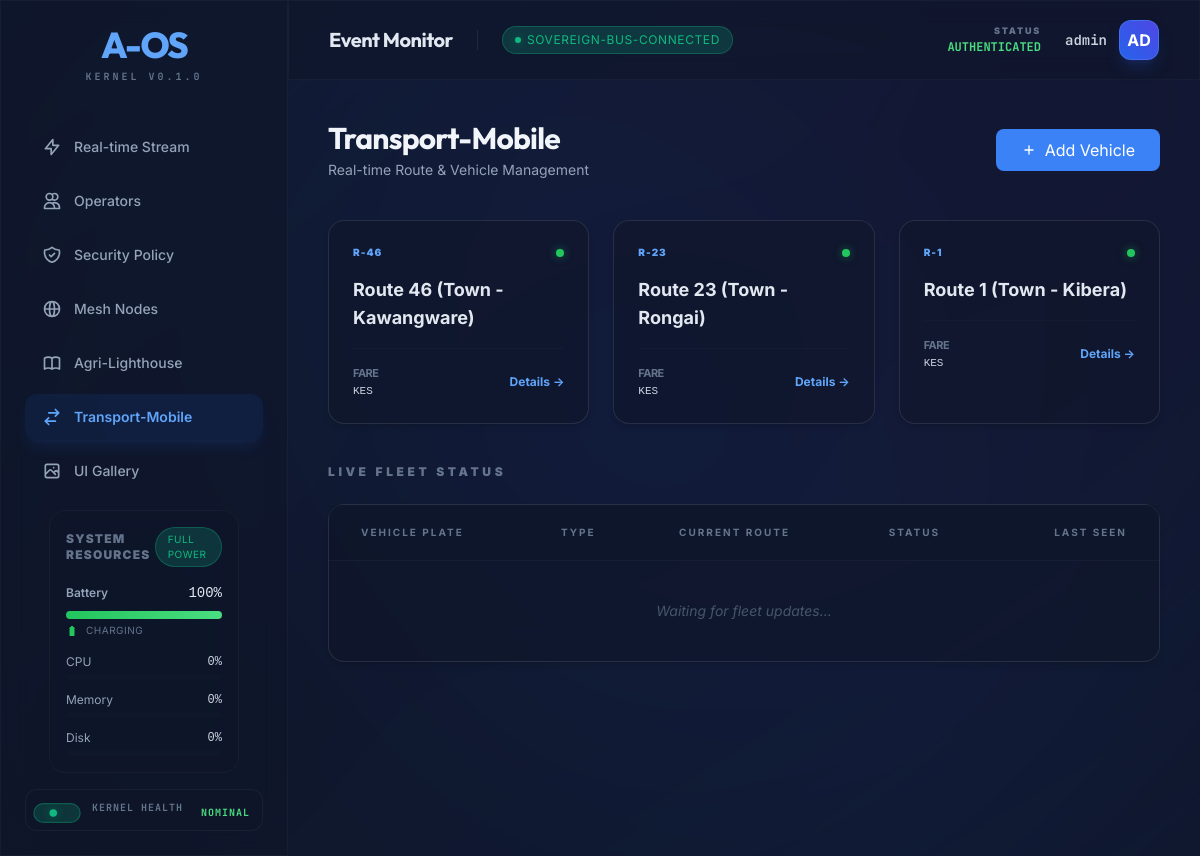
Screenshot of /transport/ (signed in) with the database file from the repository.
### tables this page shows
CREATE TABLE routes (
        id TEXT PRIMARY KEY,
        name TEXT NOT NULL,
        start_point TEXT,
        end_point TEXT,
        base_price REAL,
        metadata TEXT
    );

### aos/api/routers/transport.py (the view)
@router.get("/", response_class=HTMLResponse)
async def transport_root(request: Request, current_user: dict = Depends(get_current_operator)):
    if not transport_state.module:
        return HTMLResponse("TransportModule not initialized", status_code=500)
    routes = transport_state.module.list_routes()
    return templates.TemplateResponse(
        "transport.html",
        {
            "request": request,
            "user": current_user,
            "routes": routes
        }
    )

### aos/api/templates/transport.html (shortened to what this page needs)
{% extends "dashboard.html" %}
{% block content %}
<div class="space-y-10 fade-in">
    <div class="flex items-center justify-between">
        <div>
            <h2 class="aos-text-display text-3xl font-bold text-slate-100 tracking-tight">Transport-Mobile</h2>
            <p class="text-slate-400 text-sm mt-1">Real-time Route & Vehicle Management</p>
        </div>
        <div class="flex space-x-4">
            <button class="aos-btn aos-btn-primary aos-size-md" hx-get="/transport/vehicle/new"
                hx-target="#transport-modal-content"
                onclick="document.getElementById('transport-modal').classList.remove('hidden')">
                <svg class="w-4 h-4" fill="none" stroke="currentColor" viewBox="0 0 24 24">
                    <path stroke-linecap="round" stroke-linejoin="round" stroke-width="2" d="M12 6v6m0 0v6m0-6h6m0-0H6">
                    </path>
                </svg>
                <span>Add Vehicle</span>
            </button>
        </div>
    </div>
    <div class="grid grid-cols-1 md:grid-cols-3 gap-6">
        {% for route in routes %}
        {% call card(class="hover:border-blue-500/50 transition-colors cursor-pointer group") %}
        <div class="flex items-center justify-between mb-4">
            <span class="text-[10px] font-black text-blue-400 uppercase tracking-widest">{{ route.id }}</span>
            <div class="w-2 h-2 rounded-full bg-green-500 shadow-[0_0_8px_rgba(34,197,94,0.5)]"></div>
        </div>
        <h4 class="text-lg font-bold text-slate-200 group-hover:text-blue-400 transition-colors">{{ route.name }}</h4>
        <div class="mt-4 pt-4 border-t border-slate-800/30 flex items-center justify-between">
            <div class="text-[11px] text-slate-500">
                <span class="block uppercase font-bold tracking-tighter">Fare</span>
                <span class="text-slate-300 font-mono">KES {{ route.base_price }}</span>
            </div>
            <a href="/transport/route/{{ route.id }}"
                class="text-xs font-bold text-blue-400 hover:text-blue-300">Details →</a>
        </div>
        {% endcall %}
        {% endfor %}
    </div>
    <div class="space-y-6">
        <h3 class="text-xs font-black text-slate-500 uppercase tracking-[0.3em]">Live Fleet Status</h3>
        {% call card(padding="0") %}
        <div class="overflow-x-auto">
            <table class="w-full text-left border-collapse">
                <thead class="bg-slate-900/50 border-b border-slate-800/50">
                    <tr class="text-[10px] text-slate-500 uppercase tracking-[0.2em] font-black">
                        <th class="px-8 py-5">Vehicle Plate</th>
                        <th class="px-8 py-5">Type</th>
                        <th class="px-8 py-5">Current Route</th>
                        <th class="px-8 py-5">Status</th>
                        <th class="px-8 py-5 text-right">Last Seen</th>
                    </tr>
                </thead>
                <tbody id="fleet-status-body" class="divide-y divide-slate-800/30">
                    <tr class="text-sm text-slate-400">
                        <td colspan="5" class="px-8 py-10 text-center italic text-slate-600">
                            Waiting for fleet updates...
                        </td>
                    </tr>
                </tbody>
            </table>
        </div>
        {% endcall %}
    </div>
</div>
{% endblock %}

### aos/api/templates/dashboard.html (shortened to what this page needs)
{% from "components/atoms/EliteButton.html" import elite_button %}
{% from "components/atoms/Badge.html" import badge %}
{% from "components/atoms/Card.html" import card %}
{% from "components/molecules/DataCard.html" import data_card %}
{% from "components/molecules/NodeStatus.html" import node_status %}
{% from "components/molecules/SidebarItem.html" import sidebar_item %}
{% from "components/molecules/ResourceWidget.html" import resource_widget %}
<!DOCTYPE html>
<html lang="en">
<head>
    {% include 'partials/design_system.html' %}
    <script src="https://cdn.tailwindcss.com"></script>
</head>
<body class="min-h-screen flex overflow-hidden">
    <div class="mesh-bg"></div>
    <aside class="w-72 border-r border-slate-800/50 aos-glass p-6 flex flex-col hidden lg:flex relative z-10">
        <div class="mb-10 px-2 text-center">
            <h1 class="aos-text-display text-4xl font-extrabold tracking-tighter text-blue-400">A-OS</h1>
            <p class="text-slate-500 text-[10px] uppercase tracking-[0.3em] font-bold aos-text-mono mt-1">Kernel v0.1.0
            </p>
        </div>
        <nav class="flex-1 space-y-2">
            {{ sidebar_item(text="Real-time Stream", href="/dashboard", active=(request.url.path == "/dashboard"),
            icon='<svg class="w-5 h-5" fill="none" stroke="currentColor" viewBox="0 0 24 24">
                <path stroke-linecap="round" stroke-linejoin="round" stroke-width="2" d="M13 10V3L4 14h7v7l9-11h-7z">
                </path>
            </svg>') }}
            {{ sidebar_item(text="Operators", href="/operators", active=(request.url.path == "/operators"), icon='<svg
                class="w-5 h-5" fill="none" stroke="currentColor" viewBox="0 0 24 24">
                <path stroke-linecap="round" stroke-linejoin="round" stroke-width="2"
                    d="M12 4.354a4 4 0 110 5.292M15 21H3v-1a6 6 0 0112 0v1zm0 0h6v-1a6 6 0 00-9-5.197M13 7a4 4 0 11-8 0 4 4 0 018 0z">
                </path>
            </svg>') }}
            {{ sidebar_item(text="Security Policy", href="/security", active=(request.url.path == "/security"),
            icon='<svg class="w-5 h-5" fill="none" stroke="currentColor" viewBox="0 0 24 24">
                <path stroke-linecap="round" stroke-linejoin="round" stroke-width="2"
                    d="M9 12l2 2 4-4m5.618-4.016A11.955 11.955 0 0112 2.944a11.955 11.955 0 01-8.618 3.04A12.02 12.02 0 003 9c0 5.591 3.824 10.29 9 11.622 5.176-1.332 9-6.03 9-11.622 0-1.042-.133-2.052-.382-3.016z">
                </path>
            </svg>') }}
            {{ sidebar_item(text="Mesh Nodes", href="/sys/mesh", active=(request.url.path == "/sys/mesh"), icon='<svg
                class="w-5 h-5" fill="none" stroke="currentColor" viewBox="0 0 24 24">
                <path stroke-linecap="round" stroke-linejoin="round" stroke-width="2"
                    d="M21 12a9 9 0 01-9 9m9-9a9 9 0 00-9-9m9 9H3m9 9a9 9 0 01-9-9m9 9c1.657 0 3-4.03 3-9s-1.343-9-3-9m0 18c-1.657 0-3-4.03-3-9s1.343-9 3-9m-9 9a9 9 0 019-9">
                </path>
            </svg>') }}
            {{ sidebar_item(text="Agri-Lighthouse", href="/agri", active=(request.url.path.startswith("/agri")),
            icon='<svg class="w-5 h-5" fill="none" stroke="currentColor" viewBox="0 0 24 24">
                <path stroke-linecap="round" stroke-linejoin="round" stroke-width="2"
                    d="M12 6.253v13m0-13C10.832 5.477 9.246 5 7.5 5S4.168 5.477 3 6.253v13C4.168 18.477 5.754 18 7.5 18s3.168.477 4.5 1.253m0-13C13.168 5.477 14.754 5 16.5 5c1.747 0 3.332.477 4.5 1.253v13C19.832 18.477 18.247 18 16.5 18c-1.746 0-3.168.477-4.5 1.253">
                </path>
            </svg>') }}
            {{ sidebar_item(text="Transport-Mobile", href="/transport",
            active=(request.url.path.startswith("/transport")),
            icon='<svg class="w-5 h-5" fill="none" stroke="currentColor" viewBox="0 0 24 24">
                <path stroke-linecap="round" stroke-linejoin="round" stroke-width="2"
                    d="M8 7h12m0 0l-4-4m4 4l-4 4m0 6H4m0 0l4 4m-4-4l4-4">
                </path>
            </svg>') }}
            {{ sidebar_item(text="UI Gallery", href="/sys/gallery", active=(request.url.path == "/sys/gallery"),
            icon='<svg class="w-5 h-5" fill="none" stroke="currentColor" viewBox="0 0 24 24">
                <path stroke-linecap="round" stroke-linejoin="round" stroke-width="2"
                    d="M4 16l4.586-4.586a2 2 0 012.828 0L16 16m-2-2l1.586-1.586a2 2 0 012.828 0L20 14m-6-6h.01M6 20h12a2 2 0 002-2V6a2 2 0 00-2-2H6a2 2 0 00-2 2v12a2 2 0 002 2z">
                </path>
            </svg>') }}
        </nav>
        <div class="px-6 py-4">
            {{ resource_widget() }}
        </div>
        <div class="mt-auto">
            {{ node_status(name="Kernel Health", status="success", status_text="NOMINAL") }}
        </div>
    </aside>
    <main class="flex-1 flex flex-col overflow-hidden relative z-10">
        <header class="h-20 border-b border-slate-800/50 aos-glass px-10 flex items-center justify-between">
            <div class="flex items-center space-x-6">
                <h2 class="aos-text-display text-xl font-bold text-slate-200 tracking-tight">Event Monitor</h2>
                {{ badge(text="Sovereign-Bus-Connected", variant="success") }}
            </div>
            <div class="flex items-center space-x-6">
                <div class="text-right">
                    <p class="text-[9px] font-black text-slate-500 uppercase tracking-[0.2em] leading-none mb-1">Status
                    </p>
                    <p class="text-xs font-bold text-green-400 aos-text-mono">AUTHENTICATED</p>
                </div>
                <div class="flex items-center space-x-3">
                    <span class="text-sm font-semibold text-slate-300 aos-text-mono">{{ user.username }}</span>
                    <div
                        class="w-10 h-10 rounded-xl bg-gradient-to-tr from-blue-600 to-indigo-600 border border-blue-400/30 flex items-center justify-center font-bold text-white shadow-lg shadow-blue-900/40">
                        {{ user.username[:2].upper() }}
                    </div>
                </div>
            </div>
        </header>
        <div class="flex-1 overflow-y-auto p-10 space-y-10">
            {% block content %}{% endblock %}
        </div>
    </main>
</body>
</html>

### aos/api/templates/components/atoms/Badge.html (shortened to what this page needs)
{% macro badge(
text,
variant="info",
dot=True,
pulse=False,
class=""
) %}
<span class="aos-badge aos-badge-{{ variant }} {{ class }}">
    {% if dot %}
    <span class="aos-badge-dot aos-bg-{{ variant }} {% if pulse %}animate-pulse-slow{% endif %}"></span>
    {% endif %}
    {{ text }}
</span>
{% endmacro %}

### aos/api/templates/components/atoms/Card.html (shortened to what this page needs)
{% macro card(
padding="6",
glass=True,
interactive=False,
class="",
id=None
) %}
<div {% if id %}id="{{ id }}" {% endif %}
    class="aos-card {% if glass %}aos-glass{% endif %} {% if interactive %}aos-card-interactive{% endif %} p-{{ padding }} {{ class }}">
    {{ caller() }}
</div>
{% endmacro %}

### aos/api/templates/components/molecules/DataCard.html (shortened to what this page needs)
{% from "components/atoms/Card.html" import card %}
{% from "components/atoms/Badge.html" import badge %}

### aos/api/templates/components/molecules/NodeStatus.html (shortened to what this page needs)
{% from "components/atoms/Badge.html" import badge %}
{% macro node_status(
name,
id=None,
status="success",
status_text="Active",
pulse=False,
class=""
) %}
<div class="flex items-center gap-4 py-2 px-3 rounded-xl bg-slate-900/40 border border-slate-800/60 {{ class }}">
    <div class="flex-shrink-0">
        {{ badge(text="", variant=status, dot=True, pulse=pulse, class="scale-125") }}
    </div>
    <div class="flex flex-col">
        <span class="text-[10px] font-bold text-slate-500 uppercase tracking-widest aos-text-mono leading-none mb-1">
            {{ name }}
        </span>
    </div>
    <div class="ml-auto">
        <span class="text-[10px] font-bold text-{{ status }}-400 uppercase tracking-widest aos-text-mono">
            {{ status_text }}
        </span>
    </div>
</div>
{% endmacro %}

### aos/api/templates/components/molecules/SidebarItem.html
{% macro sidebar_item(
text,
href="#",
icon=None,
active=False,
class=""
) %}
<a href="{{ href }}" class="flex items-center space-x-3 px-4 py-3 rounded-xl transition-all border border-transparent
    {% if active %}
        bg-blue-600/10 text-blue-400 border-blue-500/20 shadow-lg shadow-blue-500/10 font-semibold
    {% else %}
        text-slate-400 hover:bg-white/5 hover:text-slate-200 font-medium
    {% endif %}
    {{ class }}">
    {% if icon %}
    <span class="aos-icon-wrapper">{{ icon | safe }}</span>
    {% endif %}
    <span class="text-sm">{{ text }}</span>
</a>
{% endmacro %}

### aos/api/templates/components/molecules/ResourceWidget.html (shortened to what this page needs)
{% macro resource_widget() %}
<div class="aos-glass rounded-2xl p-4 border border-slate-800/50">
    <div class="flex items-center justify-between mb-4">
        <h3 class="text-xs font-black text-slate-500 uppercase tracking-widest">System Resources</h3>
        <div id="power-profile-badge" class="aos-badge aos-badge-success text-[10px]">
            FULL POWER
        </div>
    </div>
    <div id="battery-container" class="mb-4">
        <div class="flex items-center justify-between mb-2">
            <span class="text-xs text-slate-400 font-semibold">Battery</span>
            <span id="battery-percent" class="text-sm font-mono text-slate-200">100%</span>
        </div>
        <div class="w-full h-2 bg-slate-900 rounded-full overflow-hidden">
            <div id="battery-bar"
                class="h-full bg-gradient-to-r from-green-500 to-green-400 transition-all duration-500"
                style="width: 100%"></div>
        </div>
        <div class="flex items-center gap-2 mt-1">
            <svg id="battery-icon" class="w-3 h-3 text-green-500" fill="currentColor" viewBox="0 0 24 24">
                <path
                    d="M15.67 4H14V2h-4v2H8.33C7.6 4 7 4.6 7 5.33v15.33C7 21.4 7.6 22 8.33 22h7.33c.74 0 1.34-.6 1.34-1.33V5.33C17 4.6 16.4 4 15.67 4z" />
            </svg>
            <span id="battery-status" class="text-[10px] text-slate-500 uppercase tracking-wider">Charging</span>
        </div>
    </div>
    <div class="space-y-3">
        <div>
            <div class="flex items-center justify-between mb-1">
                <span class="text-xs text-slate-400">CPU</span>
                <span id="cpu-percent" class="text-xs font-mono text-slate-300">0%</span>
            </div>
            <div class="w-full h-1.5 bg-slate-900 rounded-full overflow-hidden">
            </div>
        </div>
        <div>
            <div class="flex items-center justify-between mb-1">
                <span class="text-xs text-slate-400">Memory</span>
                <span id="memory-percent" class="text-xs font-mono text-slate-300">0%</span>
            </div>
            <div class="w-full h-1.5 bg-slate-900 rounded-full overflow-hidden">
            </div>
        </div>
        <div>
            <div class="flex items-center justify-between mb-1">
                <span class="text-xs text-slate-400">Disk</span>
                <span id="disk-percent" class="text-xs font-mono text-slate-300">0%</span>
            </div>
            <div class="w-full h-1.5 bg-slate-900 rounded-full overflow-hidden">
            </div>
        </div>
    </div>
</div>
{% endmacro %}

### aos/api/templates/partials/design_system.html (shortened to what this page needs)
<link rel="stylesheet" href="/static/ui/base.css">
<link rel="stylesheet" href="/static/ui/components.css">

### rows the page displays
routes: id "R-46", name "Route 46 (Town - Kawangware)"
routes: id "R-23", name "Route 23 (Town - Rongai)"
routes: id "R-1", name "Route 1 (Town - Kibera)"

### other values shown
{{ text }} "Real-time Stream Operators Security Policy Mesh Nodes Agri-Lighthouse Transport-Mobile UI Gallery"
{{ name }} "KERNEL HEALTH"
{{ status_text }} "NOMINAL"
{{ text }} "SOVEREIGN-BUS-CONNECTED"
{{ user.username }} "admin"
{{ user.username[:2].upper() }} "AD"
